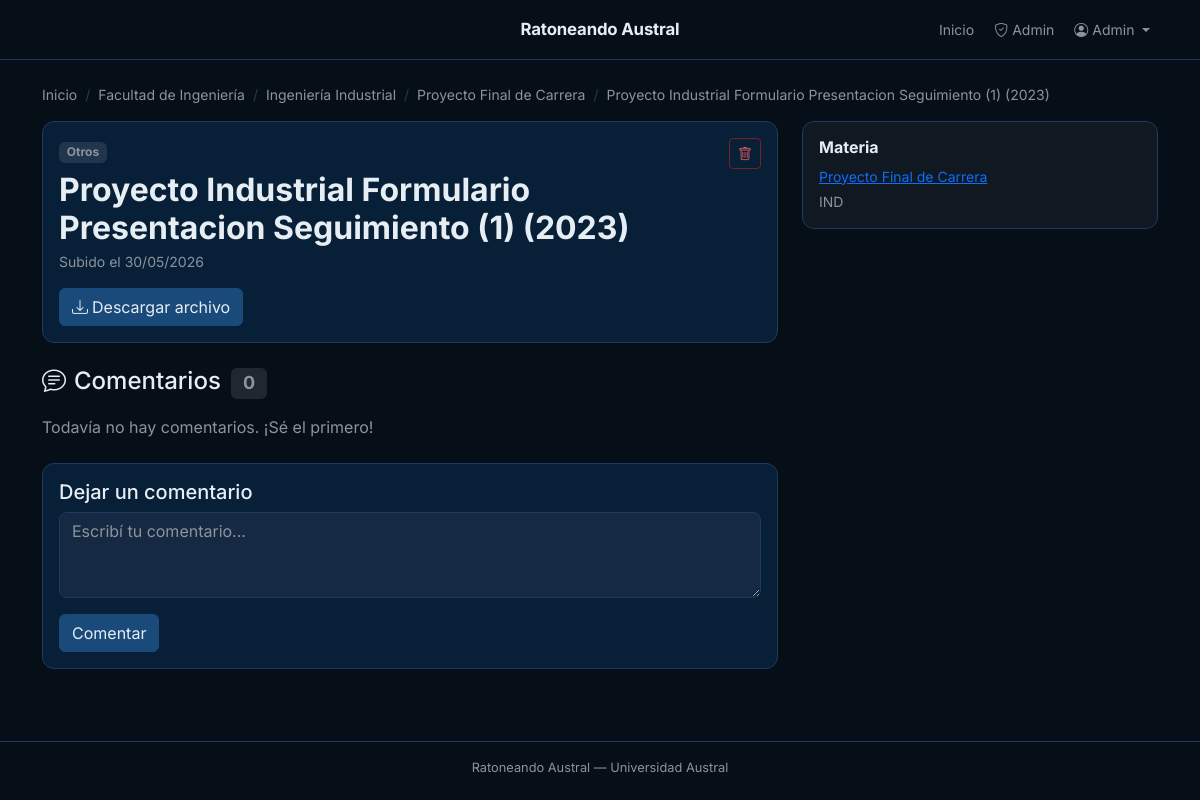
The page /recurso/5644 (signed in) on the database its author committed.
### app/models.py (models this page shows, shortened)
class User(UserMixin, db.Model):
    __tablename__ = 'users'
    id = db.Column(db.Integer, primary_key=True)
    email = db.Column(db.String(120), unique=True, nullable=False)
    name = db.Column(db.String(100), nullable=False)
    password_hash = db.Column(db.String(256), nullable=False)
    is_admin = db.Column(db.Boolean, default=False, nullable=False)
    created_at = db.Column(db.DateTime, default=datetime.utcnow)
    comments = db.relationship('Comment', backref='author', lazy='dynamic')
    uploaded_resources = db.relationship('Resource', backref='uploader', lazy='dynamic')

class Faculty(db.Model):
    __tablename__ = 'faculties'
    id = db.Column(db.Integer, primary_key=True)
    name = db.Column(db.String(120), nullable=False)
    slug = db.Column(db.String(120), unique=True, nullable=False)
    order = db.Column(db.Integer, default=0)
    careers = db.relationship('Career', back_populates='faculty', order_by='Career.order')

class Career(db.Model):
    __tablename__ = 'careers'
    id = db.Column(db.Integer, primary_key=True)
    name = db.Column(db.String(100), nullable=False)
    slug = db.Column(db.String(120), unique=True, nullable=False)
    short = db.Column(db.String(10), nullable=False)
    order = db.Column(db.Integer, default=0)
    has_cuatrimestres = db.Column(db.Boolean, default=True, nullable=False)
    faculty_id = db.Column(db.Integer, db.ForeignKey('faculties.id'), nullable=True)
    faculty = db.relationship('Faculty', back_populates='careers')
    subject_links = db.relationship(
        'CareerSubject', back_populates='career',
        lazy='dynamic', cascade='all, delete-orphan'
    )

class Subject(db.Model):
    __tablename__ = 'subjects'
    id = db.Column(db.Integer, primary_key=True)
    name = db.Column(db.String(120), nullable=False)
    slug = db.Column(db.String(150), unique=True, nullable=False)
    description = db.Column(db.Text)
    created_at = db.Column(db.DateTime, default=datetime.utcnow)
    career_links = db.relationship(
        'CareerSubject', back_populates='subject',
        lazy='dynamic', cascade='all, delete-orphan'
    )
    categories = db.relationship(
        'Category', back_populates='subject',
        lazy='dynamic', cascade='all, delete-orphan'
    )
    resources = db.relationship(
        'Resource', backref='subject',
        lazy='dynamic', cascade='all, delete-orphan'
    )
    @property
    def careers(self):
        seen, result = set(), []
        for link in self.career_links.order_by(CareerSubject.id).all():
            if link.career_id not in seen:
                seen.add(link.career_id)
                result.append(link.career)
        return result
    @property
    def primary_career(self):
        first = self.career_links.first()
        return first.career if first else None

class Category(db.Model):
    __tablename__ = 'categories'
    id = db.Column(db.Integer, primary_key=True)
    subject_id = db.Column(db.Integer, db.ForeignKey('subjects.id'), nullable=False)
    parent_id = db.Column(db.Integer, db.ForeignKey('categories.id'), nullable=True)
    name = db.Column(db.String(80), nullable=False)
    slug = db.Column(db.String(80), nullable=False)
    order = db.Column(db.Integer, default=0)
    subject = db.relationship('Subject', back_populates='categories')
    children = db.relationship(
        'Category',
        backref=db.backref('parent', remote_side=[id]),
        order_by='Category.order',
        cascade='all, delete-orphan',
    )
    resources = db.relationship(
        'Resource', back_populates='category',
        order_by='Resource.created_at.desc()',
    )
    __table_args__ = (
        db.UniqueConstraint('subject_id', 'slug', name='uq_category_subject_slug'),
    )

### app/main/routes.py (the view, shortened to what this page needs)
@main_bp.route('/recurso/<int:resource_id>', methods=['GET', 'POST'])
def resource_view(resource_id):
    resource = Resource.query.get_or_404(resource_id)
    subject = resource.subject
    career = None
    career_slug = request.args.get('carrera')
    if career_slug:
        career = Career.query.filter_by(slug=career_slug).first()
    if career is None:
        career = subject.primary_career
    form = CommentForm()
    comments = resource.comments.order_by(Comment.created_at.asc()).all()
    return render_template(
        'main/resource.html',
        resource=resource,
        subject=subject,
        career=career,
        form=form,
        comments=comments,
    )

### app/main/forms.py
class CommentForm(FlaskForm):
    content = TextAreaField('Comentario', validators=[DataRequired(), Length(min=2, max=2000)])
    submit = SubmitField('Comentar')

### app/models.py (called while the page is built)
@login_manager.user_loader
def load_user(user_id):
    return db.session.get(User, int(user_id))

    @property
    def category_path(self):
        c = self.category
        if c is None:
            return ''
        if c.parent is not None:
            return f'{c.parent.name} · {c.name}'
        return c.name

    @property
    def has_file(self):
        return bool(self.file_path)

    @property
    def has_url(self):
        return bool(self.external_url)

### app/templates/main/resource.html (shortened to what this page needs)
{% extends 'base.html' %}
{% block content %}
<nav aria-label="breadcrumb" class="mb-3">
  <ol class="breadcrumb">
    <li class="breadcrumb-item"><a href="{{ url_for('main.index') }}">Inicio</a></li>
    {% if career %}
      {% if career.faculty %}
      <li class="breadcrumb-item">
        <a href="{{ url_for('main.faculty_view', faculty_slug=career.faculty.slug) }}">{{ career.faculty.name }}</a>
      </li>
      {% endif %}
      <li class="breadcrumb-item">
        <a href="{{ url_for('main.career_view', career_slug=career.slug) }}">{{ career.name }}</a>
      </li>
      <li class="breadcrumb-item">
        <a href="{{ url_for('main.subject_view', career_slug=career.slug, subject_slug=subject.slug) }}">{{ subject.name }}</a>
      </li>
    {% else %}
      <li class="breadcrumb-item">{{ subject.name }}</li>
    {% endif %}
    <li class="breadcrumb-item active">{{ resource.title }}</li>
  </ol>
</nav>
<div class="row">
  <div class="col-lg-8">
    <div class="card shadow-sm mb-4">
      <div class="card-body">
        <div class="d-flex justify-content-between align-items-start">
          <div>
            <span class="badge bg-secondary mb-2">{{ resource.category_path }}</span>
            <h2 class="fw-bold mb-1">{{ resource.title }}</h2>
            <p class="text-muted small mb-3">
              Subido el {{ resource.created_at.strftime('%d/%m/%Y') }}
            </p>
          </div>
          {% if current_user.is_authenticated and current_user.is_admin %}
          <form method="POST" action="{{ url_for('admin.delete_resource', resource_id=resource.id) }}"
                onsubmit="return confirm('¿Eliminar este recurso?')">
            <button class="btn btn-sm btn-outline-danger">
              <i class="bi bi-trash"></i>
            </button>
          </form>
          {% endif %}
        </div>
        <div class="d-flex gap-2 flex-wrap">
          {% if resource.has_file %}
          <a href="{{ url_for('static', filename=resource.file_path) }}" class="btn btn-primary" download>
            <i class="bi bi-download me-1"></i>Descargar archivo
          </a>
          {% endif %}
        </div>
      </div>
    </div>
    <h4 class="mb-3">
      <i class="bi bi-chat-text me-2"></i>Comentarios
      <span class="badge bg-secondary ms-1">{{ comments|length }}</span>
    </h4>
    {% for comment in comments %}
    <div class="card mb-3 comment-card">
      <div class="card-body py-3">
        <div class="d-flex justify-content-between align-items-start">
          <div>
            <strong class="small">{{ comment.author.name }}</strong>
            <span class="text-muted small ms-2">{{ comment.created_at.strftime('%d/%m/%Y %H:%M') }}</span>
          </div>
          {% if current_user.is_authenticated and (comment.user_id == current_user.id or current_user.is_admin) %}
          <form method="POST"
                action="{{ url_for('main.delete_comment', resource_id=resource.id, comment_id=comment.id, carrera=career.slug if career else None) }}">
            <input type="hidden" name="csrf_token" value="{{ csrf_token() }}" />
            <button class="btn btn-link btn-sm text-danger p-0" title="Eliminar">
              <i class="bi bi-x-lg"></i>
            </button>
          </form>
          {% endif %}
        </div>
        <p class="mb-0 mt-2">{{ comment.content }}</p>
      </div>
    </div>
    {% else %}
    <p class="text-muted">Todavía no hay comentarios. ¡Sé el primero!</p>
    {% endfor %}
    {% if current_user.is_authenticated %}
    <div class="card mt-4">
      <div class="card-body">
        <h5 class="card-title">Dejar un comentario</h5>
        <form method="POST" novalidate>
          <div class="mb-3">
            {{ form.content(class='form-control' + (' is-invalid' if form.content.errors else ''), rows=3, placeholder='Escribí tu comentario...') }}
          </div>
          {{ form.submit(class='btn btn-primary') }}
        </form>
      </div>
    </div>
    {% else %}
    <div class="card mt-4 bg-light">
      <div class="card-body text-center text-muted small py-3">
        <a href="{{ url_for('auth.login') }}">Iniciá sesión</a> para dejar un comentario.
      </div>
    </div>
    {% endif %}
  </div>
  <div class="col-lg-4">
    <div class="card bg-light">
      <div class="card-body small">
        <h6 class="fw-bold">Materia</h6>
        <p class="mb-1">
          {% if career %}
          <a href="{{ url_for('main.subject_view', career_slug=career.slug, subject_slug=subject.slug) }}">
            {{ subject.name }}
          </a>
          {% else %}
            {{ subject.name }}
          {% endif %}
        </p>
        {% if subject.careers %}
        <p class="text-muted mb-0">
          {% for c in subject.careers %}{{ c.short }}{% if not loop.last %} · {% endif %}{% endfor %}
        </p>
        {% endif %}
      </div>
    </div>
  </div>
</div>
{% endblock %}

### app/templates/base.html (shortened to what this page needs)
<!DOCTYPE html>
<html lang="es">
<head>
  <link rel="stylesheet" href="https://cdn.jsdelivr.net/npm/bootstrap@5.3.3/dist/css/bootstrap.min.css" />
  <link rel="stylesheet" href="https://cdn.jsdelivr.net/npm/bootstrap-icons@1.11.3/font/bootstrap-icons.min.css" />
  <link rel="stylesheet" href="{{ url_for('static', filename='css/main.css') }}" />
</head>
<body>
<nav class="navbar navbar-expand-lg navbar-dark">
  <div class="container position-relative">
    <a class="navbar-brand" href="{{ url_for('main.index') }}">
      Ratoneando Austral
    </a>
    <div class="collapse navbar-collapse justify-content-end" id="navMenu">
      <ul class="navbar-nav align-items-lg-center gap-1">
        {% if current_user.is_authenticated %}
          <li class="nav-item">
            <a class="nav-link" href="{{ url_for('main.index') }}">Inicio</a>
          </li>
          {% if current_user.is_admin %}
          <li class="nav-item">
            <a class="nav-link position-relative" href="{{ url_for('admin.dashboard') }}">
              <i class="bi bi-shield-check me-1"></i>Admin
            </a>
          </li>
          {% endif %}
          <li class="nav-item dropdown">
            <a class="nav-link dropdown-toggle" href="#" data-bs-toggle="dropdown" aria-expanded="false">
              <i class="bi bi-person-circle me-1"></i>{{ current_user.name.split()[0] }}
            </a>
          </li>
        {% endif %}
      </ul>
    </div>
  </div>
</nav>
<main class="container py-4">
  {% block content %}{% endblock %}
</main>
<footer class="border-top py-3 mt-5 text-center">
  Ratoneando Austral &mdash; Universidad Austral
</footer>
</body>
</html>

### app/static/css/main.css (style rules this page uses)
:root { --bg-main: #060F18; --bg-card: #081F38; --accent: #1A4A7A; --accent-hov: #1E5A94; --text-main: #E6EDF3; --text-sec: #8B949E; --border: #1E3A5F; --bs-body-bg: var(--bg-main); --bs-body-color: var(--text-main); --bs-body-font-family: 'Inter', system-ui, -apple-system, sans-serif; --bs-primary: var(--accent); --bs-primary-rgb: 26, 74, 122; --bs-link-color: #5B9BD5; --bs-link-hover-color: #7DB3E0; --bs-border-color: var(--border); --bs-card-bg: var(--bg-card); --bs-card-border-color: var(--border); --bs-card-cap-bg: var(--bg-card); --bs-secondary-bg: #0d2744; --bs-tertiary-bg: #0a1a2e; --bs-dropdown-bg: var(--bg-card); --bs-dropdown-border-color:var(--border); --bs-dropdown-color: var(--text-main); --bs-dropdown-link-color: var(--text-main); --bs-dropdown-link-hover-bg: rgba(26,74,122,0.3); --bs-dropdown-link-hover-color: var(--text-main); --bs-dropdown-divider-bg: var(--border); --bs-modal-bg: var(--bg-card); --bs-modal-header-border-color: var(--border); --bs-modal-footer-border-color: var(--border); --bs-modal-color: var(--text-main); --bs-list-group-bg: transparent; --bs-list-group-border-color: var(--border); --bs-list-group-color: var(--text-main); --bs-table-color: var(--text-main); --bs-table-border-color: var(--border); }
body { background-color: var(--bg-main); color: var(--text-main); }
.text-muted { color: var(--text-sec) !important; }
.bg-light { background-color: rgba(255,255,255,0.04) !important; color: var(--text-main) !important; }
.navbar { background-color: var(--bg-main) !important; border-bottom: 1px solid var(--border); position: sticky; top: 0; z-index: 1030; padding: 0.7rem 0; }
.navbar-brand { position: absolute; left: 50%; transform: translateX(-50%); font-weight: 700; font-size: 1.05rem; color: var(--text-main) !important; letter-spacing: -0.01em; white-space: nowrap; text-decoration: none; }
.nav-link { color: var(--text-sec) !important; font-size: 0.875rem; transition: color 0.15s; }
.card { background-color: var(--bg-card); border: 1px solid var(--border); border-radius: 12px; color: var(--text-main); }
.btn-primary { --bs-btn-bg: var(--accent); --bs-btn-border-color: var(--accent); --bs-btn-hover-bg: var(--accent-hov); --bs-btn-hover-border-color: var(--accent-hov); --bs-btn-active-bg: var(--accent-hov); --bs-btn-color: var(--text-main); --bs-btn-hover-color: var(--text-main); }
.btn-outline-danger { --bs-btn-color: #e05c5c; --bs-btn-border-color: #7a2020; --bs-btn-hover-bg: rgba(220,53,69,0.15); --bs-btn-hover-color: #e05c5c; --bs-btn-hover-border-color: #7a2020; }
.form-control, .form-select { background-color: rgba(255,255,255,0.05); border: 1px solid var(--border); color: var(--text-main); border-radius: 8px; }
.form-control::placeholder { color: var(--text-sec); opacity: 1; }
.badge.bg-secondary { background-color: rgba(255,255,255,0.1) !important; color: var(--text-sec); }
.breadcrumb { font-size: 0.875rem; }
.breadcrumb-item a { color: var(--text-sec); text-decoration: none; }
.breadcrumb-item.active { color: var(--text-sec); }
.breadcrumb-item + .breadcrumb-item::before { color: var(--border); }
footer { border-top-color: var(--border) !important; color: var(--text-sec); font-size: 0.8rem; }

### rows shown on the page
User: name "Admin"
Faculty: faculty.name "Facultad de Ingeniería"
Career: name "Ingeniería Industrial", short "IND"
Subject: name "Proyecto Final de Carrera"
Category: category_path "Otros"

### other values the page prints
{{ resource.title }} "Proyecto Industrial Formulario Presentacion Seguimiento (1) (2023)"
{{ resource.created_at.strftime('%d/%m/%Y') }} "30/05/2026"
{{ comments|length }} "0"
